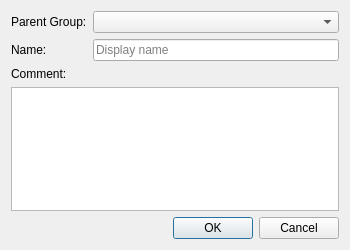
<?xml version="1.0" encoding="UTF-8"?>
<ui version="4.0">
 <class>LocalGroupDialog</class>
 <widget class="QDialog" name="LocalGroupDialog">
  <property name="geometry">
   <rect>
    <x>0</x>
    <y>0</y>
    <width>350</width>
    <height>250</height>
   </rect>
  </property>
  <property name="windowTitle">
   <string>Group</string>
  </property>
  <property name="modal">
   <bool>true</bool>
  </property>
  <layout class="QVBoxLayout" name="verticalLayout">
   <item>
    <layout class="QGridLayout" name="gridLayout">
     <item row="0" column="0">
      <widget class="QLabel" name="label_parent_group">
       <property name="text">
        <string>Parent Group:</string>
       </property>
      </widget>
     </item>
     <item row="0" column="1">
      <widget class="GroupComboBox" name="combo_parent_group">
       <property name="sizeAdjustPolicy">
        <enum>QComboBox::SizeAdjustPolicy::AdjustToContents</enum>
       </property>
      </widget>
     </item>
     <item row="1" column="0">
      <widget class="QLabel" name="label_name">
       <property name="text">
        <string>Name:</string>
       </property>
      </widget>
     </item>
     <item row="1" column="1">
      <widget class="QLineEdit" name="edit_name">
       <property name="placeholderText">
        <string>Display name</string>
       </property>
      </widget>
     </item>
    </layout>
   </item>
   <item>
    <layout class="QVBoxLayout" name="verticalLayout_comment">
     <item>
      <widget class="QLabel" name="label_comment">
       <property name="text">
        <string>Comment:</string>
       </property>
      </widget>
     </item>
     <item>
      <widget class="QPlainTextEdit" name="edit_comment"/>
     </item>
    </layout>
   </item>
   <item>
    <widget class="DialogButtonBox" name="button_box">
     <property name="standardButtons">
      <set>QDialogButtonBox::StandardButton::Cancel|QDialogButtonBox::StandardButton::Ok</set>
     </property>
    </widget>
   </item>
  </layout>
 </widget>
 <customwidgets>
  <customwidget>
   <class>DialogButtonBox</class>
   <extends>QDialogButtonBox</extends>
   <header>common/desktop/dialog_button_box.h</header>
  </customwidget>
  <customwidget>
   <class>GroupComboBox</class>
   <extends>QComboBox</extends>
   <header>client/desktop/management/group_combo_box.h</header>
  </customwidget>
 </customwidgets>
 <resources/>
 <connections/>
</ui>
